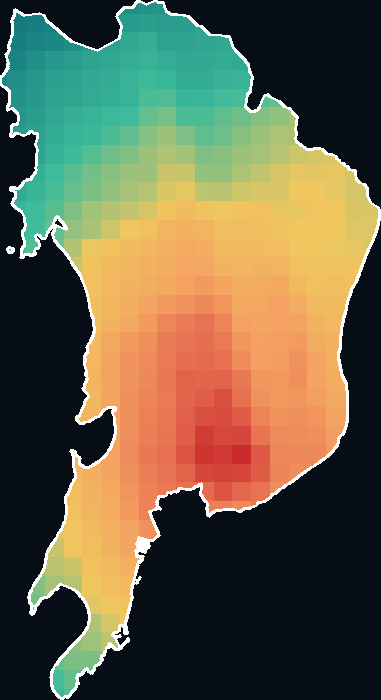
#> input picture web/q2/outputs/monthly_frames/no2_2020_01.png, 381 x 700 px; its folder holds 4 pictures in this run
$ python relabel_monthly_frames.py
#> lines starting #> are read from the running program, lines starting #| are printed output that depends on the picture
"""Build wide GIF frames: centered map + clear month label + readable NO2 units."""
from pathlib import Path

from PIL import Image, ImageDraw, ImageFont

OUT = Path(__file__).resolve().parents[1] / "web" / "q2" / "outputs"
FRAMES = OUT / "monthly_frames"
MONTHS = [
    "JAN", "FEB", "MAR", "APR", "MAY", "JUN",
    "JUL", "AUG", "SEP", "OCT", "NOV", "DEC",
]
# mol/m2 -> display as umol/m2 (* 1e6)
MEANS_MOL = [
    0.00012122771002100347,
    0.0001344614113413094,
    6.880824049356434e-05,
    3.1167083747727884e-05,
    2.528248632513494e-05,
    3.3787137553019465e-05,
    2.6177846744314662e-05,
    3.2956713088002256e-05,
    5.6979418709488174e-05,
    9.034704234676807e-05,
    0.00010548495940183935,
    0.0001679684995766481,
]

CANVAS_W = 920
CANVAS_H = 620
BG = (7, 13, 20)


def get_font(size):
    candidates = [
        r"C:\Windows\Fonts\arialbd.ttf",
        r"C:\Windows\Fonts\segoeuib.ttf",
        r"C:\Windows\Fonts\calibrib.ttf",
        r"C:\Windows\Fonts\arial.ttf",
    ]
    for path in candidates:
        try:
            return ImageFont.truetype(path, size=size)
        except OSError:
            continue
    return ImageFont.load_default()


def text_size(draw, text, font):
    bbox = draw.textbbox((0, 0), text, font=font)
    return bbox[2] - bbox[0], bbox[3] - bbox[1], bbox


def draw_text_topleft(draw, x, y, text, font, fill):
    _, _, bbox = text_size(draw, text, font)
    draw.text((x - bbox[0], y - bbox[1]), text, font=font, fill=fill)


def label_frame(src: Path, month_idx: int) -> Image.Image:
#> called with month_idx = 0
    im = Image.open(src).convert("RGBA")
#> im is the input picture: PIL image 381x700 RGBA; mean R, G, B, A 105.4, 98.5, 71.7, 255
    canvas = Image.new("RGB", (CANVAS_W, CANVAS_H), BG)
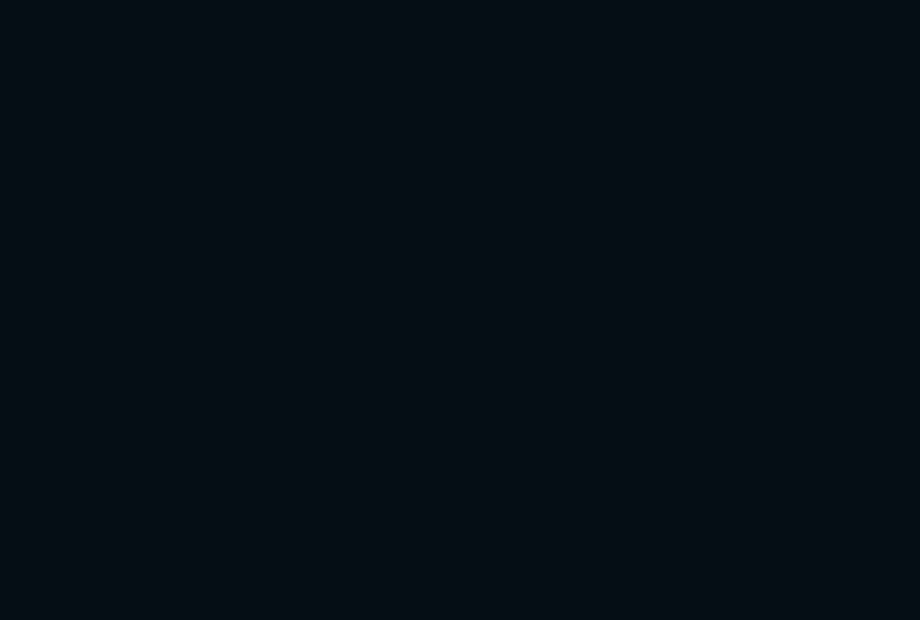
#> canvas: PIL image 920x620 RGB; mean R, G, B 7, 13, 20
    draw = ImageDraw.Draw(canvas)

    bar_h = 88
    draw.rectangle([0, 0, CANVAS_W, bar_h], fill=(10, 18, 28))
    draw.line([(0, bar_h - 3), (CANVAS_W, bar_h - 3)], fill=(240, 199, 94), width=3)

    month = MONTHS[month_idx]
    title = f"{month}  2020"
    mean_umol = MEANS_MOL[month_idx] * 1e6
    mean_txt = f"{mean_umol:.1f}"

    font_title = get_font(48)
    font_mean = get_font(28)
    font_unit = get_font(15)

    # Left: readable mean in umol/m2
    draw_text_topleft(draw, 20, 14, mean_txt, font_mean, (61, 187, 154))
    draw_text_topleft(draw, 20, 50, "mean NO2 (umol/m2)", font_unit, (200, 210, 220))

    # Top-right month/year
    tw, th, _ = text_size(draw, title, font_title)
#> tw = 238; th = 46
    draw_text_topleft(
        draw,
        CANVAS_W - 20 - tw,
        (bar_h - 6 - th) // 2,
        title,
        font_title,
        (240, 199, 94),
    )

    # Centered map below the bar
    map_area_h = CANVAS_H - bar_h - 12
    map_area_w = CANVAS_W - 40
    scale = min(map_area_w / im.width, map_area_h / im.height)
#> scale = 0.743
    new_w = max(1, int(im.width * scale))
#> new_w = 283
    new_h = max(1, int(im.height * scale))
#> new_h = 520
    resized = im.resize((new_w, new_h), Image.Resampling.LANCZOS)
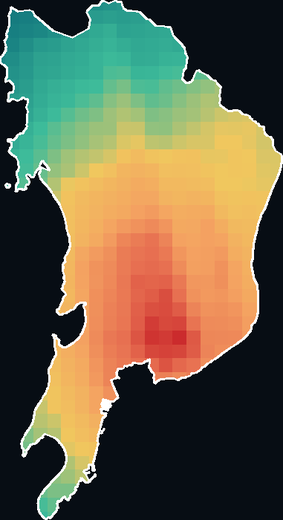
#> resized: PIL image 283x520 RGBA; mean R, G, B, A 105.2, 98.3, 71.5, 255

    map_bg = Image.new("RGBA", (new_w, new_h), (*BG, 255))
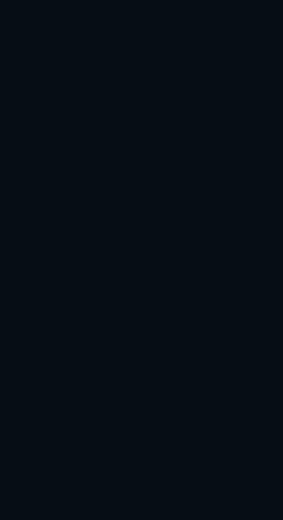
#> map_bg: PIL image 283x520 RGBA; mean R, G, B, A 7, 13, 20, 255
    map_bg.alpha_composite(resized)

    paste_x = (CANVAS_W - new_w) // 2
#> paste_x = 318
    paste_y = bar_h + (map_area_h - new_h) // 2
#> paste_y = 88
    canvas.paste(map_bg.convert("RGB"), (paste_x, paste_y))
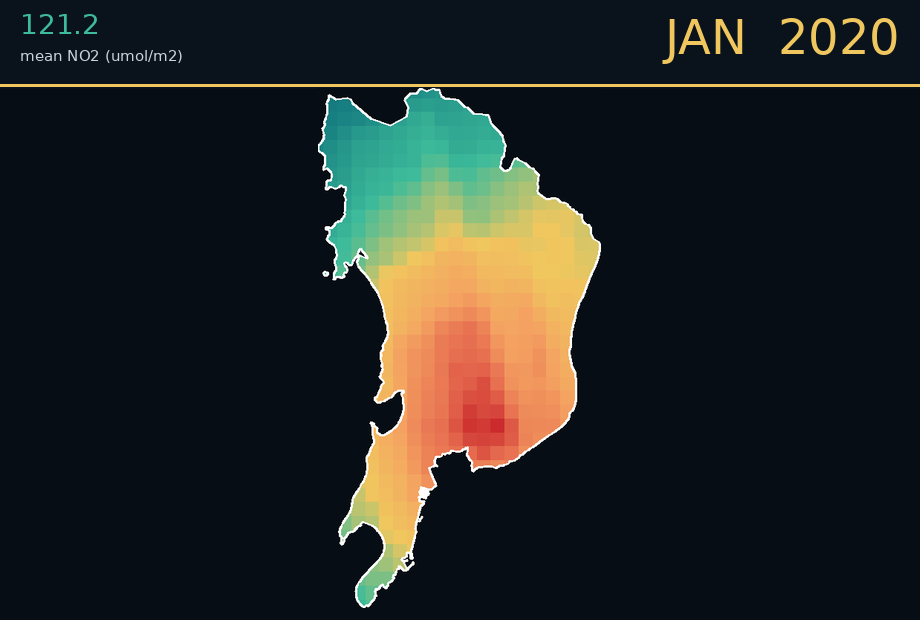
#> canvas: PIL image 920x620 RGB; mean R, G, B 35.1, 37.6, 35.3
    return canvas


def main():
    frame_paths = []
    for i in range(1, 13):
        src = FRAMES / f"no2_2020_{i:02d}.png"
        labeled = label_frame(src, i - 1)
        out = FRAMES / f"labeled_{i:02d}.png"
        labeled.save(out)
        frame_paths.append(out)
        print("Labeled", out.name, f"{MEANS_MOL[i-1]*1e6:.1f} umol/m2")
#> pass 2 of the loop in main, `for i in range(1, 13):`:
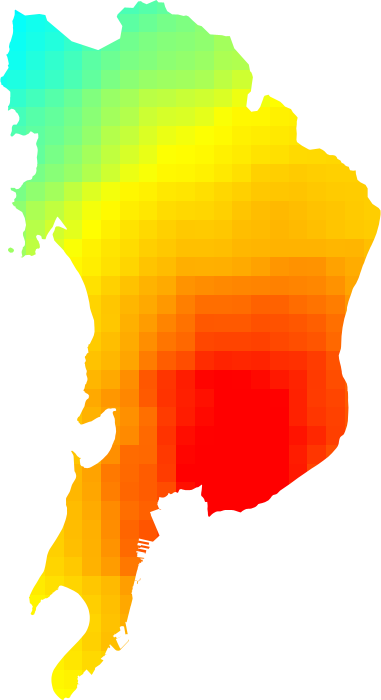
#> input picture web/q2/outputs/monthly_frames/no2_2020_02.png, 381 x 700 px
#> in label_frame, im is the input picture: PIL image 381x700 RGBA; mean R, G, B, A 120.6, 89.8, 15.2, 134.3
#> tw = 244; th = 37
#> in label_frame (call 2), `map_bg.alpha_composite(resized)`:
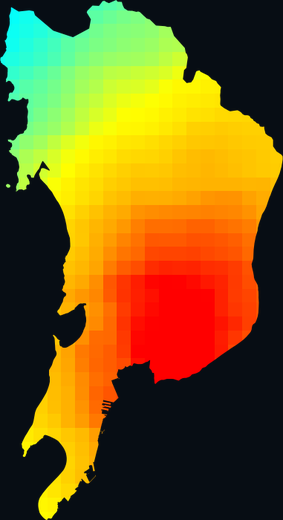
#> map_bg: PIL image 283x520 RGBA; mean R, G, B, A 122.7, 94.9, 24.4, 255
#> in label_frame (call 2), `canvas.paste(map_bg.convert("RGB"), (paste_x, paste_y))`:
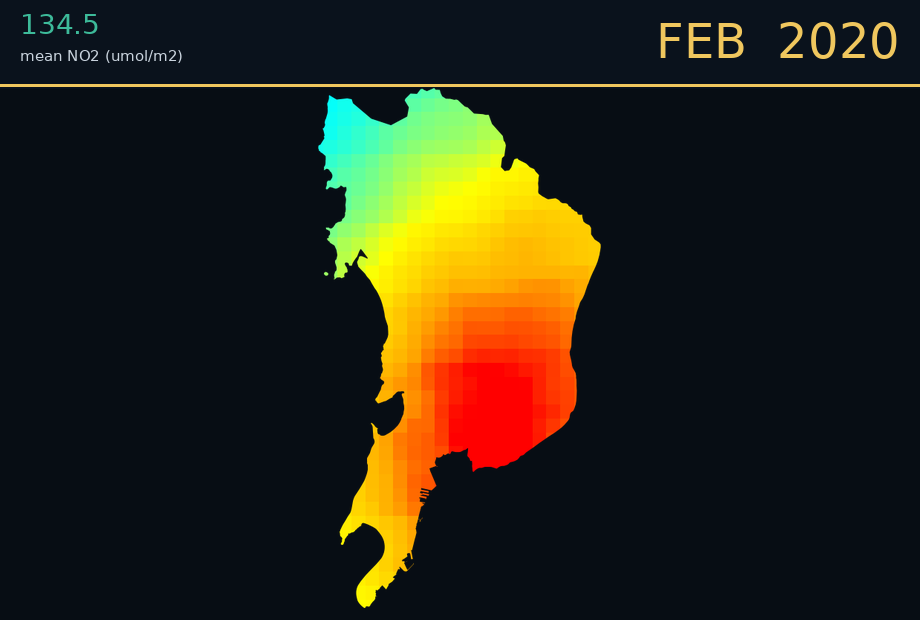
#> canvas: PIL image 920x620 RGB; mean R, G, B 39.6, 36.8, 23.1
#> pass 3 of the loop in main, `for i in range(1, 13):`:
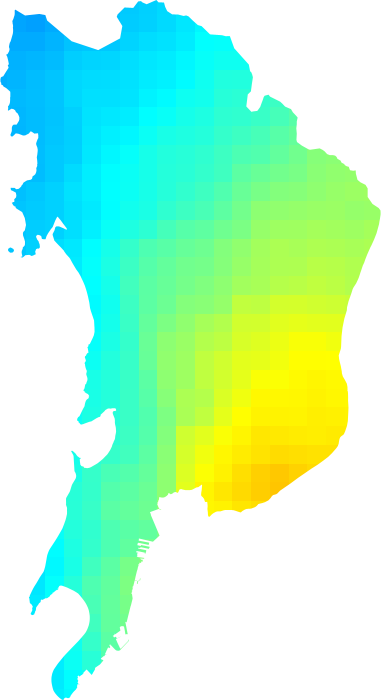
#> input picture web/q2/outputs/monthly_frames/no2_2020_03.png, 381 x 700 px
#> in label_frame, im is the input picture: PIL image 381x700 RGBA; mean R, G, B, A 52.5, 130.3, 83.3, 134.3
#> tw = 260
#> in label_frame (call 3), `map_bg.alpha_composite(resized)`:
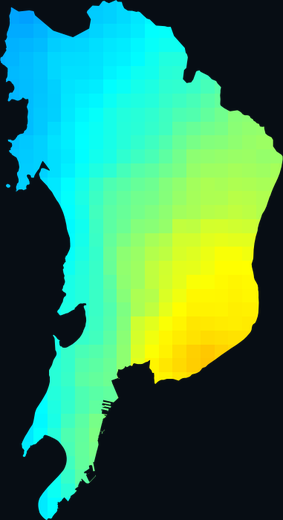
#> map_bg: PIL image 283x520 RGBA; mean R, G, B, A 55.4, 135, 91.7, 255
#> in label_frame (call 3), `canvas.paste(map_bg.convert("RGB"), (paste_x, paste_y))`:
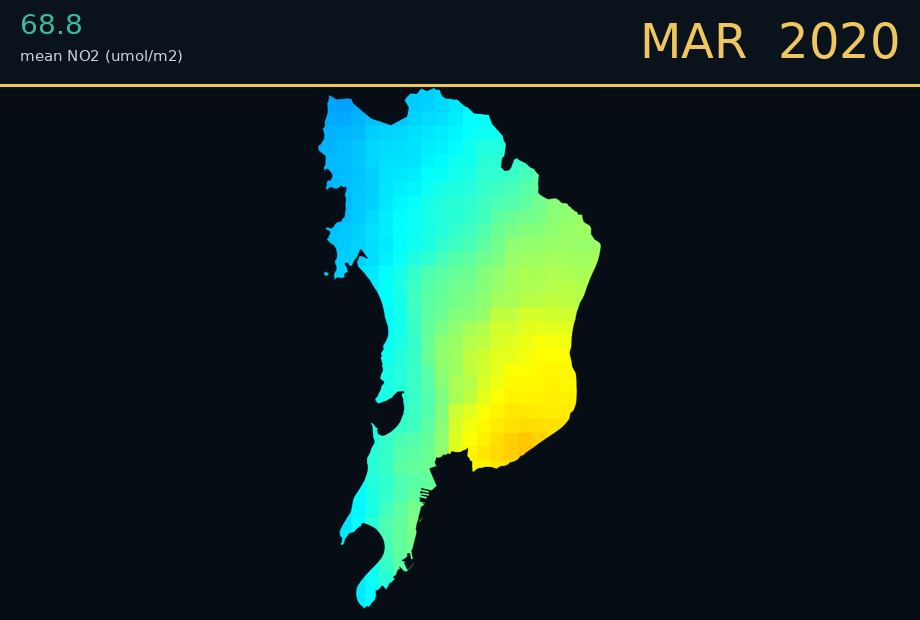
#> canvas: PIL image 920x620 RGB; mean R, G, B 22.3, 47.2, 40.5
#> the loop made 5 passes; the first 3 are shown

    frames = [Image.open(p).convert("RGB") for p in frame_paths]
    gif = OUT / "mumbai_2020_monthly_no2.gif"
    frames[0].save(
        gif,
        save_all=True,
        append_images=frames[1:],
        duration=800,
        loop=0,
    )
    print("Saved", gif)


if __name__ == "__main__":
#> (the run stopped early here; a loop or call above may not have finished)
